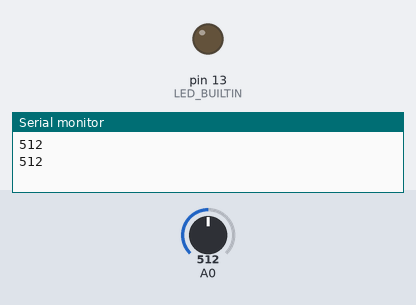
The sketch below on a simulated Arduino Uno, built with avr-gcc and run on an emulated ATmega328P. Shown: output pins drawn as LEDs (lit = HIGH), the last lines printed to the serial monitor. Inputs (shaded band) come from the test bench; at power-on: A0 = 512.

Above: at 1.8 s.
1.9 s: A0 set to 317
3.4 s: A0 set to 288
At 4.5 s:
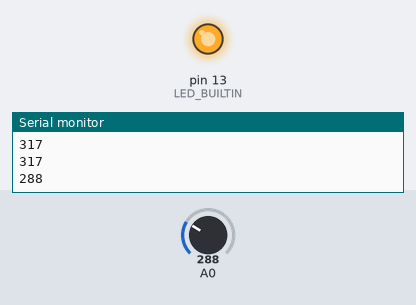
5.5 s: A0 set to 306
At 7.2 s:
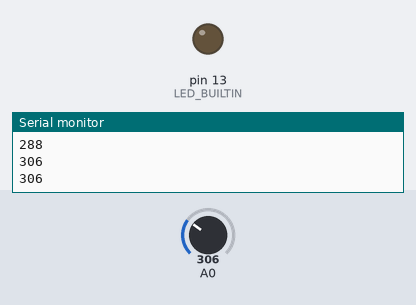
7.5 s: A0 set to 290
At 8.8 s:
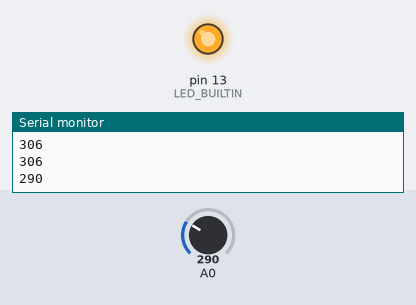
Timing chart, 0 to 10.5 s (numbered marks = the images above; inputs shaded):
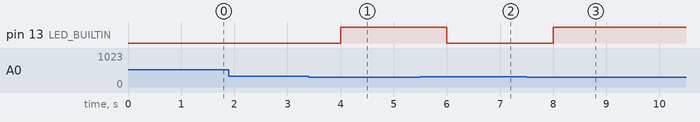

The sketch:

DFRobotSoilMoisture.ino
```cpp
  /*
  # Editor     : Tan Khai Huynh
  # Date       : 08/08/2019
  # Version    : 1.0
  # Connect the sensor to the A0(Analog 0) pin on the Arduino board
  # the sensor value description
  # 0  ~300     dry soil
  # 300~700     humid soil
  # 700~950     in water
  */
void setup() {
  Serial.begin(9600);
  pinMode(LED_BUILTIN, OUTPUT);
}
void loop() {
  int val;
  val = analogRead(0);
  if (val <= 300){
    digitalWrite(LED_BUILTIN, HIGH);
  }
  else {
    digitalWrite(LED_BUILTIN, LOW);
  }

  Serial.println(val); //print the value to serial port
  delay(1000);
}
```

Measured:
- the behaviour switches between 301 and 300 on A0 (found by bisection; images 0 and 1)
- after the input at 3.4 s, pin 13 (LED_BUILTIN): LOW → HIGH after 0.60 s
- after the input at 5.5 s, pin 13 (LED_BUILTIN): HIGH → LOW after 0.50 s
- after the input at 7.5 s, pin 13 (LED_BUILTIN): LOW → HIGH after 0.50 s
